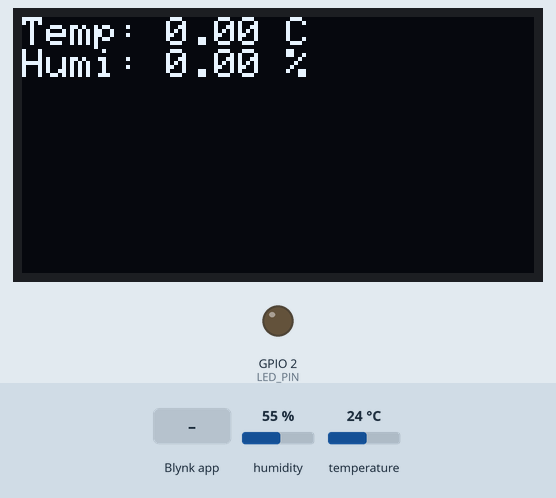
Simulated run of this sketch. Board: ESP32. Shown: 128×64 one-colour display, output pins drawn as LEDs (lit = HIGH). The inputs (shaded band) are chosen by the test bench; at power-on: humidity 55 %, temperature 24 °C. WiFi joins after 1.5 s; servers stay silent unless stated.

Above: at 3.0 s.
3.1 s: Blynk app writes 1 to V2
At 5.3 s:
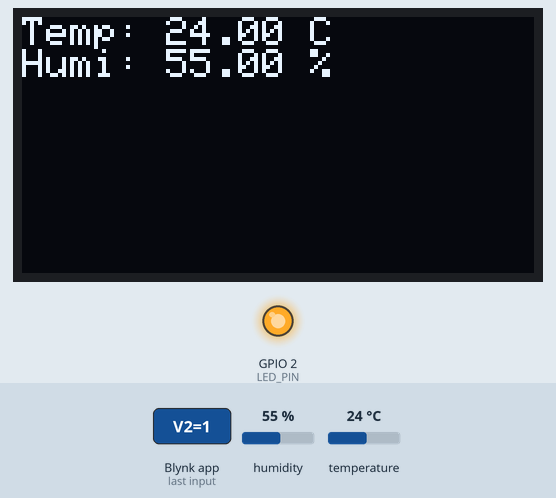
5.8 s: humidity set to 22 %
At 9.1 s:
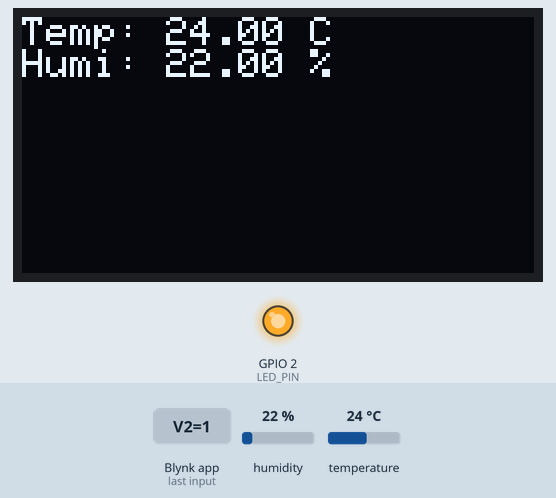
9.4 s: temperature set to 12 °C
At 12.8 s:
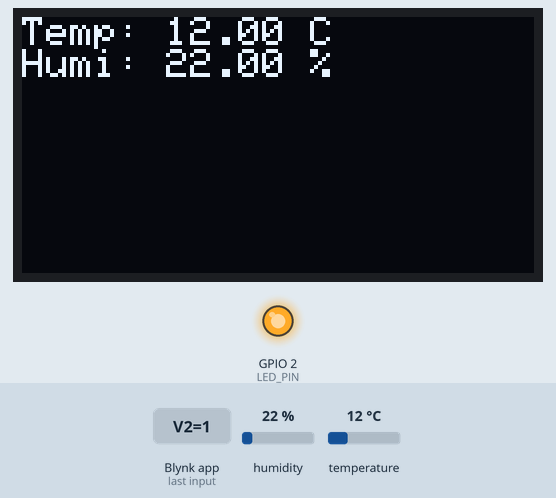
13.5 s: Blynk app writes 0 to V2
At 14.8 s:
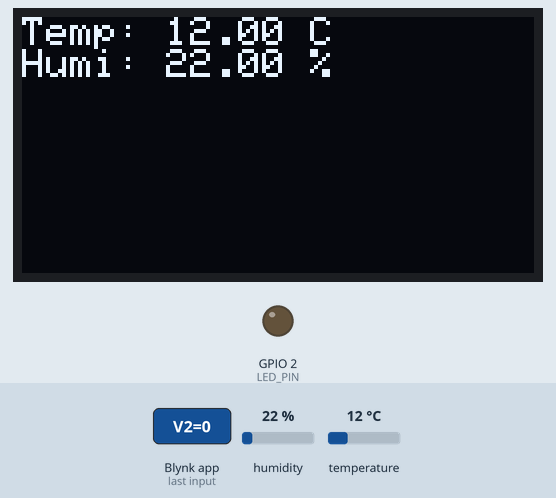
16.2 s: humidity set to 40 %
At 21.3 s:
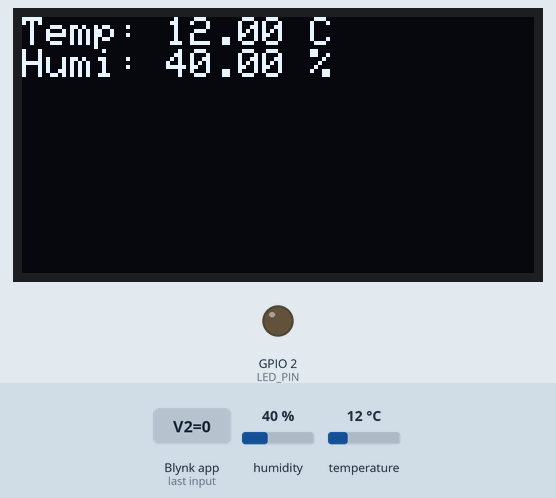
21.6 s: temperature set to 19 °C
Timing chart, 0 to 24.6 s (numbered marks = the images above; inputs shaded):
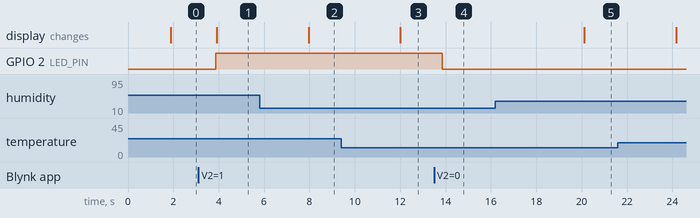

Measured:
- after the input at 3.1 s, GPIO 2 (LED_PIN): LOW → HIGH after 0.76 s
- after the input at 5.8 s, the display: changes after 2.2 s (image 2)
- after the input at 9.4 s, the display: changes after 2.6 s (image 3)
- after the input at 13.5 s, GPIO 2 (LED_PIN): HIGH → LOW after 0.36 s
- after the input at 16.2 s, the display: changes after 3.9 s (image 5)

The sketch:

blynk.ino
```cpp
// ========== Blynk 配置 ==========
#define BLYNK_TEMPLATE_ID   "TMPL6vi-SIhs4"
#define BLYNK_TEMPLATE_NAME "ESP32wendu"
#define BLYNK_AUTH_TOKEN    "aXYT9ZbCkkkUXyoTqXLmiGA-VqhJ-4mf"


#include <Wire.h>
#include <Adafruit_SSD1306.h>
#include <DHT.h>
#include <WiFi.h>
#include <BlynkSimpleEsp32.h>
#include "freertos/FreeRTOS.h"
#include "freertos/task.h"
#include "esp_task_wdt.h" // 看门狗


// ========== WiFi ==========
const char* WIFI_SSID     = "YOUR_WIFI_NAME";
const char* WIFI_PASS     = "YOUR_WIFI_PASSWORD";

// ========== 引脚、OLED、DHT11  ==========
#define DHTPIN    19
#define DHTTYPE   DHT11
#define LED_PIN   2
#define OLED_W    128
#define OLED_H    64

DHT dht(DHTPIN, DHTTYPE);
Adafruit_SSD1306 display(OLED_W, OLED_H, &Wire, -1);

float temp=0, humi=0;


// LED开关回调
BLYNK_WRITE(V2) {
  digitalWrite(LED_PIN, param.asInt());
}

// 任务1：温湿度读取
void Task_ReadSensor(void *pvParameters) {
  for(;;){

    temp = dht.readTemperature();
    humi = dht.readHumidity();
    vTaskDelay(pdMS_TO_TICKS(2000));
  }
}

// 任务2：Blynk上传
void Task_BlynkUpload(void *pvParameters) {
  for(;;){
    Blynk.run();
    if(Blynk.connected() && !isnan(temp) && !isnan(humi)){
      Blynk.virtualWrite(V0, temp);
      Blynk.virtualWrite(V1, humi);
    }
    vTaskDelay(pdMS_TO_TICKS(2000));
  }
}

// 任务3：OLED刷新
void Task_OLEDShow(void *pvParameters) {
  for(;;){

    display.clearDisplay();
    display.setCursor(0,0);
    display.print("Temp: "); display.print(temp,2); display.println(" C");
    display.print("Humi: "); display.print(humi,2); display.println(" %");
    display.display();
    vTaskDelay(pdMS_TO_TICKS(2000));
  }
}

// WiFi断线重连
void WiFi_Reconnect() {
  if(WiFi.status() != WL_CONNECTED){
    WiFi.begin(WIFI_SSID, WIFI_PASS);
    while(WiFi.status() != WL_CONNECTED) delay(500);
  }
}

void setup() {
  Serial.begin(115200);
  pinMode(LED_PIN, OUTPUT);
  digitalWrite(LED_PIN, LOW);
  dht.begin();
  display.begin(SSD1306_SWITCHCAPVCC, 0x3C);
  display.clearDisplay();
  display.setTextSize(1);
  display.setTextColor(WHITE);

  WiFi.begin(WIFI_SSID, WIFI_PASS);
  Blynk.begin(BLYNK_AUTH_TOKEN, WIFI_SSID, WIFI_PASS);

  // 创建FreeRTOS多任务
  xTaskCreate(Task_ReadSensor, "ReadSensor", 4096, NULL, 2, NULL);
  xTaskCreate(Task_BlynkUpload, "BlynkUpload", 4096, NULL, 1, NULL);
  xTaskCreate(Task_OLEDShow, "OLEDShow", 4096, NULL, 1, NULL);
}

void loop() {


}
```
